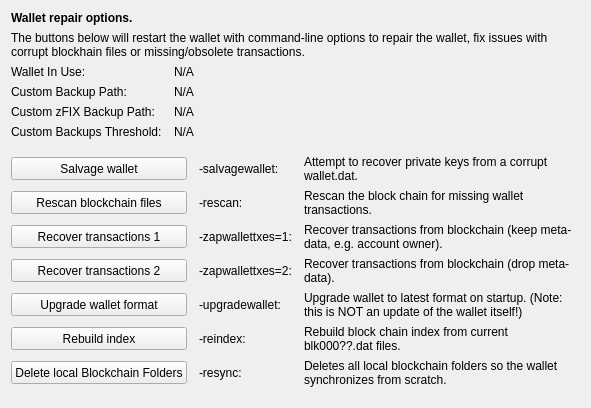
     <widget class="QWidget" name="tab_repair">
      <attribute name="title">
       <string>&amp;Wallet Repair</string>
      </attribute>
      <layout class="QGridLayout" name="gridLayout_4" columnstretch="0,0,0,0">
       <property name="horizontalSpacing">
        <number>12</number>
       </property>
       <item row="0" column="0" colspan="4">
        <widget class="QLabel" name="label_repair_header">
         <property name="font">
          <font>
           <weight>75</weight>
           <bold>true</bold>
          </font>
         </property>
         <property name="text">
          <string>Wallet repair options.</string>
         </property>
        </widget>
       </item>
       <item row="1" column="0" colspan="4">
        <widget class="QLabel" name="label_repair_helptext">
         <property name="font">
          <font>
           <weight>50</weight>
           <bold>false</bold>
          </font>
         </property>
         <property name="text">
          <string>The buttons below will restart the wallet with command-line options to repair the wallet, fix issues with corrupt blockhain files or missing/obsolete transactions.</string>
         </property>
         <property name="wordWrap">
          <bool>true</bool>
         </property>
        </widget>
       </item>
       <item row="2" column="0">
        <widget class="QLabel" name="wallet_path_label">
         <property name="text">
          <string>Wallet In Use:</string>
         </property>
        </widget>
       </item>
       <item row="2" column="1" colspan="3">
        <widget class="QLabel" name="wallet_path">
         <property name="cursor">
          <cursorShape>IBeamCursor</cursorShape>
         </property>
         <property name="text">
          <string>N/A</string>
         </property>
         <property name="textFormat">
          <enum>Qt::PlainText</enum>
         </property>
         <property name="textInteractionFlags">
          <set>Qt::LinksAccessibleByMouse|Qt::TextSelectableByKeyboard|Qt::TextSelectableByMouse</set>
         </property>
        </widget>
       </item>
       <item row="3" column="0">
        <widget class="QLabel" name="wallet_custombackuppath_label">
         <property name="visible">
          <bool>false</bool>
         </property>
         <property name="text">
          <string>Custom Backup Path:</string>
         </property>
        </widget>
       </item>
       <item row="3" column="1" colspan="3">
        <widget class="QLabel" name="wallet_custombackuppath">
         <property name="cursor">
          <cursorShape>IBeamCursor</cursorShape>
         </property>
         <property name="visible">
          <bool>false</bool>
         </property>
         <property name="text">
          <string>N/A</string>
         </property>
         <property name="textFormat">
          <enum>Qt::PlainText</enum>
         </property>
         <property name="textInteractionFlags">
          <set>Qt::LinksAccessibleByMouse|Qt::TextSelectableByKeyboard|Qt::TextSelectableByMouse</set>
         </property>
        </widget>
       </item>
       <item row="4" column="0">
        <widget class="QLabel" name="wallet_customzfixbackuppath_label">
         <property name="visible">
          <bool>false</bool>
         </property>
         <property name="text">
          <string>Custom zFIX Backup Path:</string>
         </property>
        </widget>
       </item>
       <item row="4" column="1" colspan="3">
        <widget class="QLabel" name="wallet_customzfixbackuppath">
         <property name="cursor">
          <cursorShape>IBeamCursor</cursorShape>
         </property>
         <property name="visible">
          <bool>false</bool>
         </property>
         <property name="text">
          <string>N/A</string>
         </property>
         <property name="textFormat">
          <enum>Qt::PlainText</enum>
         </property>
         <property name="textInteractionFlags">
          <set>Qt::LinksAccessibleByMouse|Qt::TextSelectableByKeyboard|Qt::TextSelectableByMouse</set>
         </property>
        </widget>
       </item>
       <item row="5" column="0">
        <widget class="QLabel" name="wallet_custombackupthreshold_label">
         <property name="visible">
          <bool>false</bool>
         </property>
         <property name="text">
          <string>Custom Backups Threshold:</string>
         </property>
        </widget>
       </item>
       <item row="5" column="1" colspan="3">
        <widget class="QLabel" name="wallet_custombackupthreshold">
         <property name="cursor">
          <cursorShape>IBeamCursor</cursorShape>
         </property>
         <property name="visible">
          <bool>false</bool>
         </property>
         <property name="text">
          <string>N/A</string>
         </property>
         <property name="textFormat">
          <enum>Qt::PlainText</enum>
         </property>
         <property name="textInteractionFlags">
          <set>Qt::LinksAccessibleByMouse|Qt::TextSelectableByKeyboard|Qt::TextSelectableByMouse</set>
         </property>
        </widget>
       </item>
       <item row="6" column="0">
        <spacer name="verticalSpacer_repair1">
         <property name="orientation">
          <enum>Qt::Vertical</enum>
         </property>
         <property name="sizeHint" stdset="0">
          <size>
           <width>10</width>
           <height>10</height>
          </size>
         </property>
        </spacer>
       </item>
       <item row="7" column="0" colspan="2">
        <widget class="QPushButton" name="btn_salvagewallet">
         <property name="minimumSize">
          <size>
           <width>100</width>
           <height>23</height>
          </size>
         </property>
         <property name="text">
          <string>Salvage wallet</string>
         </property>
        </widget>
       </item>
       <item row="7" column="2">
        <widget class="QLabel" name="label_repair_salvage_command">
         <property name="text">
          <string notr="true">-salvagewallet:</string>
         </property>
        </widget>
       </item>
       <item row="7" column="3">
        <widget class="QLabel" name="label_repair_salvage">
         <property name="text">
          <string>Attempt to recover private keys from a corrupt wallet.dat.</string>
         </property>
         <property name="wordWrap">
          <bool>true</bool>
         </property>
        </widget>
       </item>
       <item row="8" column="0" colspan="2">
        <widget class="QPushButton" name="btn_rescan">
         <property name="minimumSize">
          <size>
           <width>100</width>
           <height>23</height>
          </size>
         </property>
         <property name="text">
          <string>Rescan blockchain files</string>
         </property>
        </widget>
       </item>
       <item row="8" column="2">
        <widget class="QLabel" name="label_repair_rescan_command">
         <property name="text">
          <string notr="true">-rescan:</string>
         </property>
        </widget>
       </item>
       <item row="8" column="3">
        <widget class="QLabel" name="label_repair_rescan">
         <property name="text">
          <string>Rescan the block chain for missing wallet transactions.</string>
         </property>
         <property name="wordWrap">
          <bool>true</bool>
         </property>
        </widget>
       </item>
       <item row="9" column="0" colspan="2">
        <widget class="QPushButton" name="btn_zapwallettxes1">
         <property name="minimumSize">
          <size>
           <width>100</width>
           <height>23</height>
          </size>
         </property>
         <property name="text">
          <string>Recover transactions 1</string>
         </property>
        </widget>
       </item>
       <item row="9" column="2">
        <widget class="QLabel" name="label_repair_zap1_command">
         <property name="text">
          <string notr="true">-zapwallettxes=1:</string>
         </property>
        </widget>
       </item>
       <item row="9" column="3">
        <widget class="QLabel" name="label_repair_zap1">
         <property name="text">
          <string>Recover transactions from blockchain (keep meta-data, e.g. account owner).</string>
         </property>
         <property name="wordWrap">
          <bool>true</bool>
         </property>
        </widget>
       </item>
       <item row="10" column="0" colspan="2">
        <widget class="QPushButton" name="btn_zapwallettxes2">
         <property name="minimumSize">
          <size>
           <width>100</width>
           <height>23</height>
          </size>
         </property>
         <property name="text">
          <string>Recover transactions 2</string>
         </property>
        </widget>
       </item>
       <item row="10" column="2">
        <widget class="QLabel" name="label_repair_zap2_command">
         <property name="text">
          <string notr="true">-zapwallettxes=2:</string>
         </property>
        </widget>
       </item>
       <item row="10" column="3">
        <widget class="QLabel" name="label_repair_zap2">
         <property name="text">
          <string>Recover transactions from blockchain (drop meta-data).</string>
         </property>
         <property name="wordWrap">
          <bool>true</bool>
         </property>
        </widget>
       </item>
       <item row="11" column="0" colspan="2">
        <widget class="QPushButton" name="btn_upgradewallet">
         <property name="minimumSize">
          <size>
           <width>100</width>
           <height>23</height>
          </size>
         </property>
         <property name="text">
          <string>Upgrade wallet format</string>
         </property>
        </widget>
       </item>
       <item row="11" column="2">
        <widget class="QLabel" name="label_repair_upgrade_command">
         <property name="text">
          <string notr="true">-upgradewallet:</string>
         </property>
        </widget>
       </item>
       <item row="11" column="3">
        <widget class="QLabel" name="label_repair_upgrade">
         <property name="text">
          <string>Upgrade wallet to latest format on startup. (Note: this is NOT an update of the wallet itself!)</string>
         </property>
         <property name="wordWrap">
          <bool>true</bool>
         </property>
        </widget>
       </item>
       <item row="12" column="0" colspan="2">
        <widget class="QPushButton" name="btn_reindex">
         <property name="minimumSize">
          <size>
           <width>100</width>
           <height>23</height>
          </size>
         </property>
         <property name="text">
          <string>Rebuild index</string>
         </property>
        </widget>
       </item>
       <item row="12" column="2">
        <widget class="QLabel" name="label_repair_reindex_command">
         <property name="text">
          <string notr="true">-reindex:</string>
         </property>
        </widget>
       </item>
       <item row="12" column="3">
        <widget class="QLabel" name="label_repair_reindex">
         <property name="text">
          <string>Rebuild block chain index from current blk000??.dat files.</string>
         </property>
         <property name="wordWrap">
          <bool>true</bool>
         </property>
        </widget>
       </item>
       <item row="13" column="0" colspan="2">
        <widget class="QPushButton" name="btn_resync">
         <property name="minimumSize">
          <size>
           <width>100</width>
           <height>23</height>
          </size>
         </property>
         <property name="text">
          <string>Delete local Blockchain Folders</string>
         </property>
        </widget>
       </item>
       <item row="13" column="2">
        <widget class="QLabel" name="label_repair_resync_command">
         <property name="text">
          <string>-resync:</string>
         </property>
        </widget>
       </item>
       <item row="13" column="3">
        <widget class="QLabel" name="label_repair_resync">
         <property name="text">
          <string>Deletes all local blockchain folders so the wallet synchronizes from scratch.</string>
         </property>
         <property name="wordWrap">
          <bool>true</bool>
         </property>
        </widget>
       </item>
       <item row="14" column="0">
        <spacer name="verticalSpacer_repair2">
         <property name="orientation">
          <enum>Qt::Vertical</enum>
         </property>
         <property name="sizeHint" stdset="0">
          <size>
           <width>20</width>
           <height>10</height>
          </size>
         </property>
        </spacer>
       </item>
      </layout>
     </widget>
